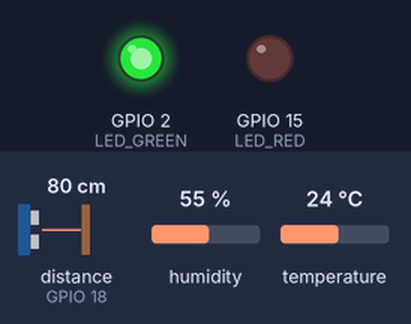
Bench run of a sketch on a simulated ESP32. Shown: output pins drawn as LEDs (lit = HIGH). Wiring (inferred from the names in the program): ultrasonic range finder: trigger GPIO 5; echo GPIO 18. Inputs (shaded band) come from the test bench; at power-on: distance to the obstacle (sensor on GPIO 18) 80 cm, humidity 55 %, temperature 24 °C. The echo pulse lasts 58.3 µs per cm; WiFi joins after 1.5 s; servers stay silent unless stated; uploads are accepted with an empty reply; pins used as bus, display or sensor lines are not drawn; what the sketch prints to the serial monitor is not drawn.

Above: at 3.7 s.
3.8 s: distance to the obstacle (sensor on GPIO 18) set to 16 cm
14.2 s: distance to the obstacle (sensor on GPIO 18) set to 12 cm
At 23.7 s:
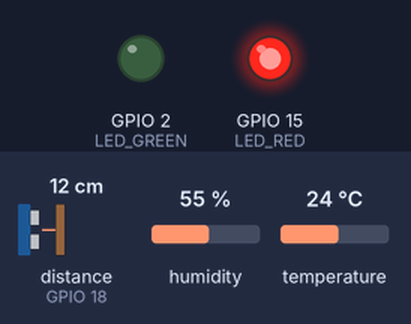
24.4 s: distance to the obstacle (sensor on GPIO 18) set to 18 cm
At 33.8 s:
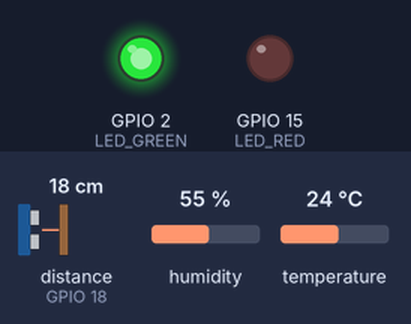
34.7 s: distance to the obstacle (sensor on GPIO 18) set to 2 cm
At 43.8 s:
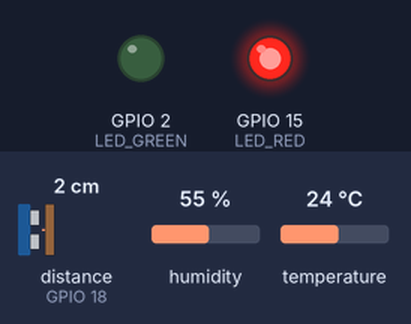
Timing chart, 0 to 45.3 s (numbered marks = the images above; inputs shaded):
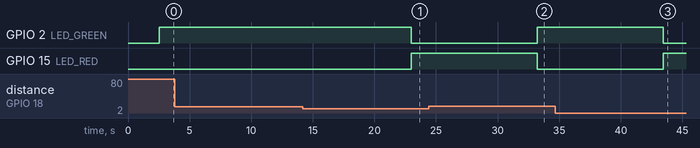

The sketch:

esp32_firmware.ino
```cpp
/*
 * =====================================================================
 * EcoNova - Smart Waste Management System
 * ESP32 IoT Node Firmware (BIN-001)
 * Hardware: ESP32 DevKit V1, HC-SR04 Ultrasonic Sensor, DHT11 Sensor
 * =====================================================================
 */

#include <WiFi.h>
#include <HTTPClient.h>
#include <DHT.h>

// --- WiFi Credentials ---
const char* WIFI_SSID     = "YOUR_WIFI_SSID";
const char* WIFI_PASSWORD = "YOUR_WIFI_PASSWORD";

// --- Firebase Realtime Database Config ---
const char* FIREBASE_HOST = "https://econovasmartbin-e45d7-default-rtdb.asia-southeast1.firebasedatabase.app";
const char* BIN_ID        = "BIN-001";

// --- Pin Definitions ---
#define TRIG_PIN 5
#define ECHO_PIN 18
#define DHT_PIN  4
#define DHT_TYPE DHT11

#define LED_GREEN 2    // Status OK
#define LED_RED   15   // Bin Full Warning (> 90%)

// --- Physical Bin Dimensions ---
const float BIN_HEIGHT_CM = 100.0; // Total height of the bin container
const float SENSOR_OFFSET = 5.0;   // Distance from sensor to bin top rim

DHT dht(DHT_PIN, DHT_TYPE);

void setup() {
  Serial.begin(115200);
  delay(1000);
  Serial.println("\n🌿 [EcoNova IoT Node] Initializing system...");

  pinMode(TRIG_PIN, OUTPUT);
  pinMode(ECHO_PIN, INPUT);
  pinMode(LED_GREEN, OUTPUT);
  pinMode(LED_RED, OUTPUT);

  dht.begin();

  // Connect to WiFi
  connectWiFi();
}

void loop() {
  if (WiFi.status() != WL_CONNECTED) {
    connectWiFi();
  }

  // 1. Read Ultrasonic Sensor (HC-SR04)
  float distanceCm = measureDistance();
  float fillPercent = 0.0;

  if (distanceCm > 0 && distanceCm <= (BIN_HEIGHT_CM + SENSOR_OFFSET)) {
    float wasteDepth = BIN_HEIGHT_CM - (distanceCm - SENSOR_OFFSET);
    if (wasteDepth < 0) wasteDepth = 0;
    fillPercent = (wasteDepth / BIN_HEIGHT_CM) * 100.0;
    if (fillPercent > 100.0) fillPercent = 100.0;
  }

  // 2. Read DHT11 Temperature & Humidity
  float temperature = dht.readTemperature();
  float humidity = dht.readHumidity();

  if (isnan(temperature)) temperature = 26.5; // Fallback defaults if sensor reading fails
  if (isnan(humidity)) humidity = 58.0;

  // 3. LED Indicators
  if (fillPercent >= 90.0) {
    digitalWrite(LED_RED, HIGH);
    digitalWrite(LED_GREEN, LOW);
  } else {
    digitalWrite(LED_RED, LOW);
    digitalWrite(LED_GREEN, HIGH);
  }

  // 4. Determine status label
  String statusLabel = "empty";
  if (fillPercent >= 90.0) {
    statusLabel = "full";
  } else if (fillPercent >= 50.0) {
    statusLabel = "medium";
  }

  // 5. Send telemetry payload to Firebase Realtime Database
  sendTelemetry(fillPercent, temperature, humidity, statusLabel);

  // Sample interval (every 10 seconds)
  delay(10000);
}

// --- Measure Distance using HC-SR04 ---
float measureDistance() {
  digitalWrite(TRIG_PIN, LOW);
  delayMicroseconds(2);
  digitalWrite(TRIG_PIN, HIGH);
  delayMicroseconds(10);
  digitalWrite(TRIG_PIN, LOW);

  long duration = pulseIn(ECHO_PIN, HIGH, 30000); // 30ms timeout
  if (duration == 0) return -1.0;

  return (duration * 0.0343) / 2.0; // Distance in cm
}

// --- WiFi Connection ---
void connectWiFi() {
  Serial.print("Connecting to WiFi: ");
  Serial.println(WIFI_SSID);
  WiFi.begin(WIFI_SSID, WIFI_PASSWORD);

  int retries = 0;
  while (WiFi.status() != WL_CONNECTED && retries < 20) {
    delay(500);
    Serial.print(".");
    retries++;
  }

  if (WiFi.status() == WL_CONNECTED) {
    Serial.println("\n✅ WiFi Connected! IP: " + WiFi.localIP().toString());
  } else {
    Serial.println("\n❌ WiFi Connection failed. Will retry...");
  }
}

// --- Push Data via Firebase RTDB REST API ---
void sendTelemetry(float fill, float temp, float hum, String status) {
  if (WiFi.status() != WL_CONNECTED) return;

  HTTPClient http;
  String url = String(FIREBASE_HOST) + "/bins/" + BIN_ID + ".json";

  http.begin(url);
  http.addHeader("Content-Type", "application/json");

  // Construct JSON Payload
  String payload = "{";
  payload += "\"fillLevel\":" + String(fill, 1) + ",";
  payload += "\"temp\":" + String(temp, 1) + ",";
  payload += "\"hum\":" + String(hum, 1) + ",";
  payload += "\"status\":\"" + status + "\",";
  payload += "\"lastUpdated\":\"Just now\",";
  payload += "\"isIoT\":true";
  payload += "}";

  Serial.println("📡 Uploading telemetry: " + payload);

  int httpCode = http.PUT(payload);
  if (httpCode > 0) {
    Serial.printf("✅ Firebase Updated! (HTTP %d)\n", httpCode);
  } else {
    Serial.printf("❌ HTTP Error: %s\n", http.errorToString(httpCode).c_str());
  }

  http.end();
}
```

Measured:
- the behaviour switches between 15 and 14 cm on distance to the obstacle (sensor on GPIO 18) (found by bisection; images 0 and 1)
- after the input at 3.8 s, every drawn part: stays the same
- after the input at 14.2 s, GPIO 2 (LED_GREEN): HIGH → LOW after 8.8 s; GPIO 15 (LED_RED): LOW → HIGH after 8.8 s
- after the input at 24.4 s, GPIO 2 (LED_GREEN): LOW → HIGH after 8.8 s; GPIO 15 (LED_RED): HIGH → LOW after 8.8 s
- after the input at 34.7 s, GPIO 2 (LED_GREEN): HIGH → LOW after 8.8 s; GPIO 15 (LED_RED): LOW → HIGH after 8.8 s
